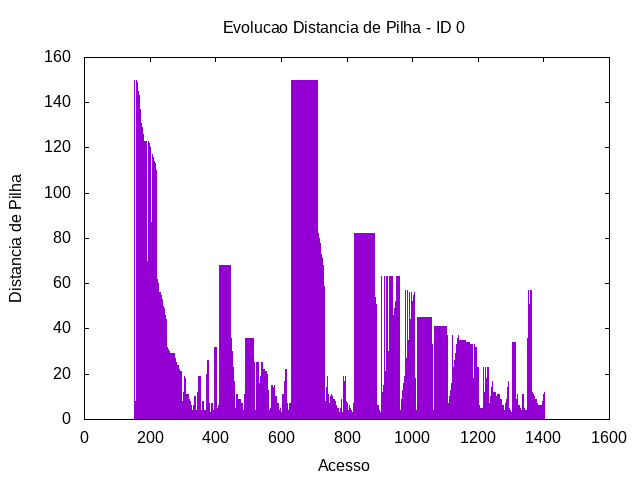

This chart was generated by the following gnuplot code:
set term png
set output "saida-distp-0.png"
set title "Evolucao Distancia de Pilha - ID 0"
set xlabel "Acesso"
set ylabel "Distancia de Pilha"
plot "saida-acesso-2-0.gpdat" u 2:5 w impulses t ""
